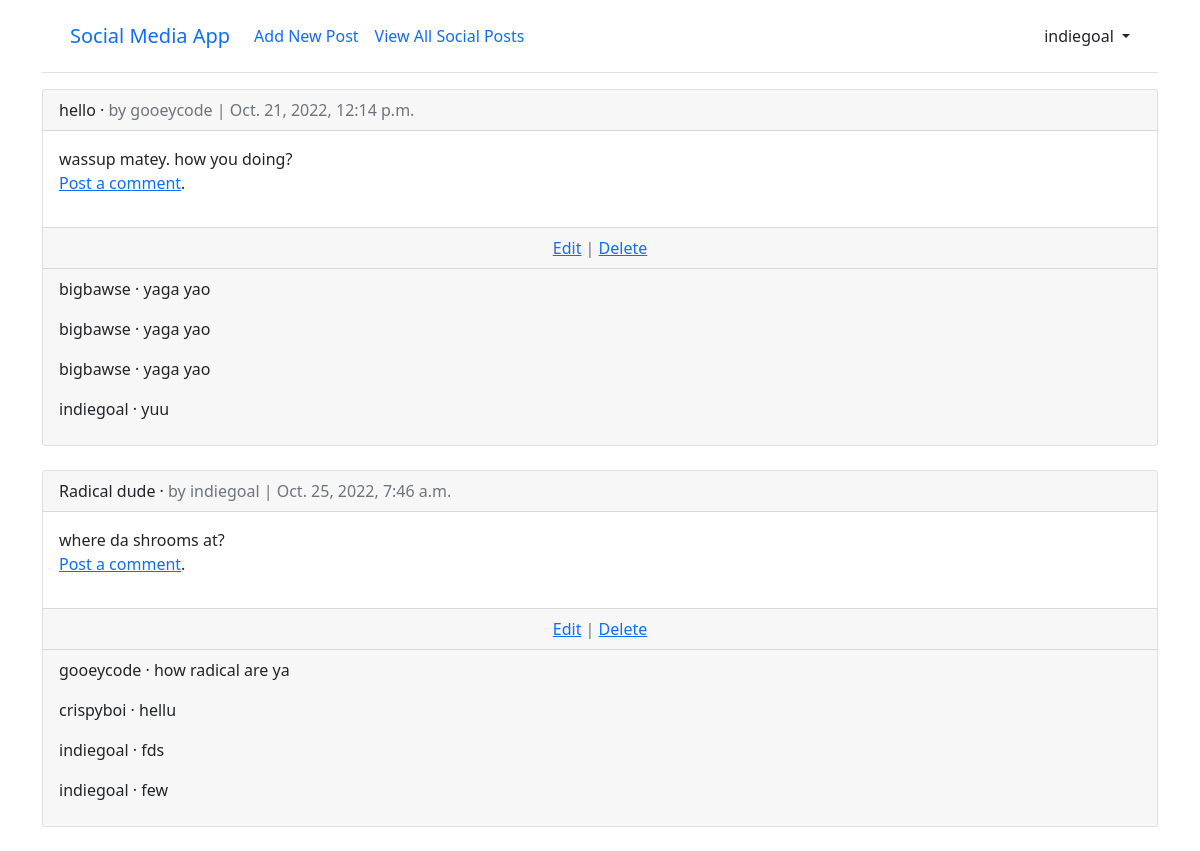
The page /socialpost/ (signed in) on the database as committed earlier.
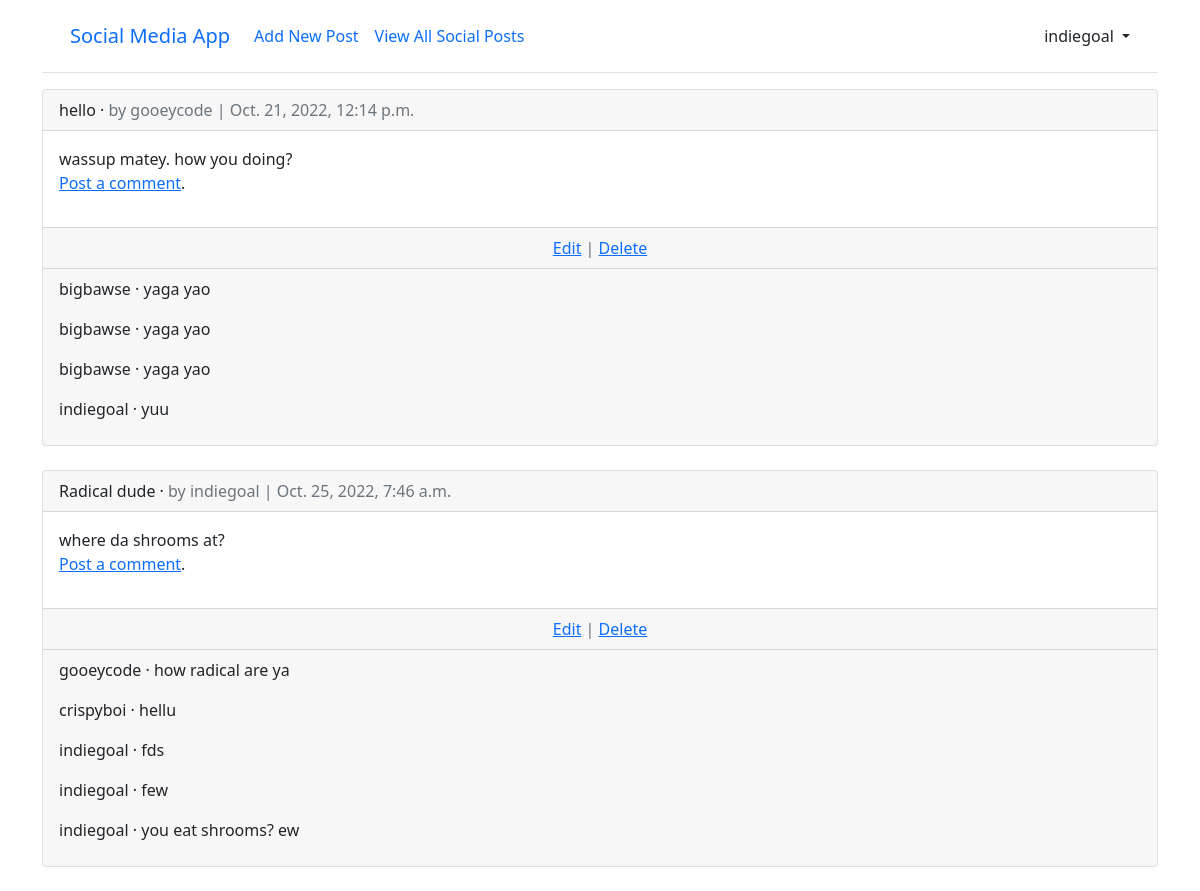
The same page on the database as committed later.
### socialpost/models.py (models this page shows, shortened)
class SocialPost(models.Model):
    title = models.TextField(max_length=20)
    body = models.TextField(max_length=300)
    date = models.DateTimeField(auto_now_add=True)
    author = models.ForeignKey(
        get_user_model(),
        on_delete=models.CASCADE,
    )

class Comment(models.Model):
    socialpost = models.ForeignKey(SocialPost, on_delete=models.CASCADE)
    comment = models.CharField(max_length=200)
    author = models.ForeignKey(settings.AUTH_USER_MODEL,
                            on_delete=models.CASCADE,)
    def __str__(self):
        return self.comment

### accounts/models.py (models this page shows)
class CustomUser(AbstractUser):
    age = models.PositiveIntegerField(null=True, blank=True)
    tagline = models.CharField(max_length=200, null='', blank=True)

### socialpost/views.py (the view)
# urls.py: path('', SocialPostListView.as_view(), name='socialpost_list'),
class SocialPostListView(LoginRequiredMixin, ListView):
    model = SocialPost
    template_name = 'socialpost_list.html'

### templates/socialpost_list.html
{% extends 'base.html' %}
{% load crispy_forms_tags  %}
{% block content %}
{% for socialpost in socialpost_list %}
<div class="container">
<div class="card">
    <div class="card-header">
        <span class="font-weight-bold">{{ socialpost.title }}</span> &middot;
        <span class="text-muted">by {{ socialpost.author }} | {{ socialpost.date }}</span>
        </div>
    <div class="card-body">
        {{ socialpost.body }}
        <p> <a href="{% url 'socialpost_detail' socialpost.pk %}">Post a comment</a>.</p>
    </div>
    <div class="card-footer text-center text-muted">
        <a href="{% url 'socialpost_edit' socialpost.pk %}">Edit</a> |
        <a href="{% url 'socialpost_delete' socialpost.pk %}">Delete</a>
    </div>
    <div class="card-footer">
        {% for comment in socialpost.comment_set.all %}
        <p>
            <span class="font-weight-bold">
            {{ comment.author }}  &middot;
            </span>
            {{ comment }}
        </p>
        {% endfor %}
    </div>
</div>
<br/>
</div>
{% endfor %}
{% endblock content %}

Rows that differ between the two databases and show on the page:
added Comment: author "indiegoal", comment "you eat shrooms? ew", shown under SocialPost "Radical dude"
